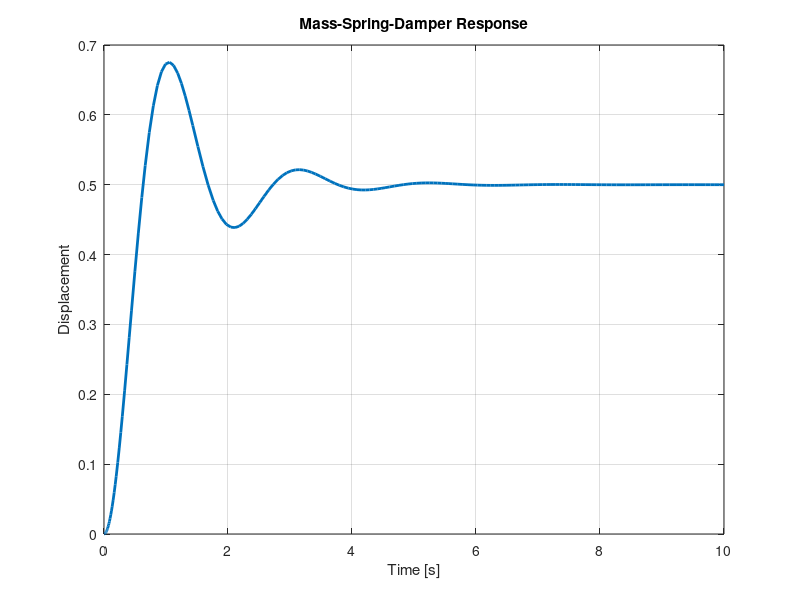

The MATLAB script that drew this image:
clc;
clear;
close all;

f = @(x,y)6 - 3*y;

[x,y] = ode45(f,[0 5],0);

plot (x,y,'LineWidth', 2);
grid on;

xlabel('x');
ylabel('y');
title('Solution of dy/dx + 3y = 6')

%% Mass spring damper system

clc;
clear;
close all;

m = 2;
c = 4;
k = 20;
F = 10;

ode = @(t,x)[
    x(2);
    (F-c*x(2)-k*x(1))/m
    ];

tspan = [0 10];
x0 = [0; 0];

[t,x] = ode45(ode,tspan,x0);

plot(t,x(:,1),'LineWidth',2);
grid on;

xlabel('Time [s]');
ylabel('Displacement');
title('Mass-Spring-Damper Response');
